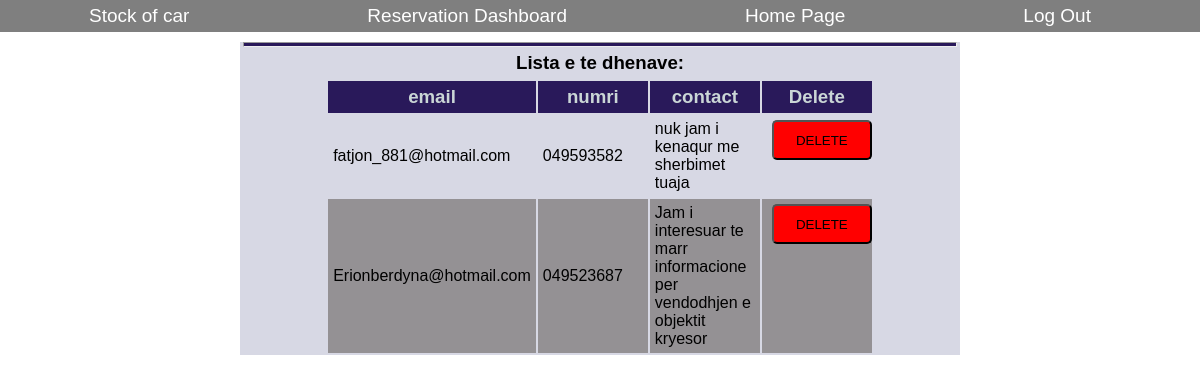
/CRUD/readContact.php (signed in), run on the app's committed database.
### tables this page shows
CREATE TABLE `contact` (
  `id` int(11) NOT NULL,
  `email` varchar(200) NOT NULL,
  `telefoni` varchar(20) NOT NULL,
  `messages` text NOT NULL
);

### CRUD/database.php (called while the page is built)
<?php
 class dbConnect{
     private $conn = null;
     private $host = 'localhost';
     private $dbname = 'renta_car';
     private $dbusername = 'root';
     private $password = '';
        public function connectDB(){
            try{
                $this->conn = new PDO("mysql:host=$this->host;dbname=$this->dbname", $this->dbusername, $this->password);
         }catch(PDOException  $d){
                echo "nuk mund te lidhj me sukses";
         }
            return $this->conn;
        }
     }
?>

### CRUD/ReciveContact.php (called while the page is built, shortened)
<?php
    require_once "database.php";
    class Contact extends dbConnect{
        private $dbconn;
        public function __construct($id='' ,$email='', $telefoni='', $messages=''){
            $this->dbconn= $this->connectDB();
        }
        public function lexo(){
            $sql = "select * from contact";
            $stm=$this->dbconn->prepare($sql);
            $stm->execute();
            $rezultati = $stm->fetchAll(PDO::FETCH_ASSOC);
            return $rezultati;
         }
    }
?>

### CRUD/readContact.php (the view, shortened to what this page needs)
<?php
    require_once 'ReciveContact.php';
    $cont = new Contact();
    $date = $cont->lexo();
?>
<!DOCTYPE html>
<html lang="en">
<head>
    <link rel="stylesheet" href ="displayStyle.css" />
</head>
<body>
<nav>
            <ul>
                <li><a href="display.php">Stock of car</a></li>
                <li><a href="readReservatio.php">Reservation Dashboard</a></li>
                <li><a href="../index.php">Home Page</a></li>
                <li><a href="../logout.php">Log Out</a></li>
            </ul>
        </nav>
<div id="a1">
            <table>
            <hr>
            <p>Lista e te dhenave:</p>
                    <tr>
                        <th>email</th>
                        <th>numri</th>
                        <th>contact</th>
                        <th>Delete</th>
                    </tr>
                    <tr>
                        <?php
                            foreach($date as $key=>$value){
                        ?>
                        <td><?php echo $value['email']; ?></td>
                        <td><?php echo $value['telefoni']; ?></td>
                        <td><?php echo $value['messages']; ?></td>
                        <td id='de'><a href="deleteContact.php?id=<?php echo $value['id']?>"><button id="d">DELETE</button></a></td>
                    </tr>
                    <?php
                    }
                    ?>
            </table>
        </div>
</body>
</html>

### CRUD/displayStyle.css (style rules this page uses)
* { margin: 0; padding: 0; }
body { font-family: 'Segoe UI light', Tahoma, Geneva, Verdana, sans-serif; }
#a1 { display: flex; flex-direction: column; width: 60%; margin: 0 auto; background-color: rgb(215, 216, 228); }
hr { width: 99%; height: 3px; background: rgb(41 25 90); margin: 0 auto; }
header, table { display: flex; flex-direction: column; width: 100%; min-height: 100px; margin: a auto; justify-content: center; align-items: center; }
p { text-align: center; font-size: 14pt; font-weight: bolder; padding: 5px 0px; }
button { background-color:rgb(148 141 167); width: 100px; height: 40px; border-radius: 5px; cursor: pointer; }
td { width: 100px; padding: 5px; }
th { background-color: rgb(41 25 90); color: rgb(202, 214, 214); padding: 5px; font-size: 14pt; }
#de { width: 80px; display: flex; justify-content: center; padding-right: 5px; width: 100%; }
#d { background-color: red; }
tr:nth-child(odd) { background-color: rgb(148, 145, 148); }
nav { background-color: rgba(0, 0, 0, 0.5); margin-bottom: 10px; }
nav ul { margin-right: 20px; display: flex; flex-flow: row wrap; justify-content: space-around; align-items: center; }
nav ul li { list-style-type: none; padding: 5px; }
nav ul li a { font-size: 19px; text-decoration: none; display: inline; color: white; }

### data on the page
contact: email "fatjon_881@hotmail.com", telefoni "049593582", messages "nuk jam i kenaqur me sherbimet tuaja"
contact: email "Erionberdyna@hotmail.com", telefoni "049523687", messages "Jam i interesuar te marr informacione per vendodhjen e objektit kryesor"
